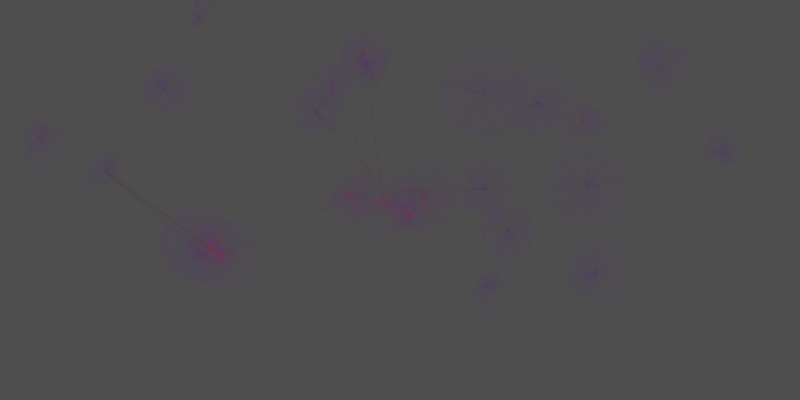
Frame 1 (no input)
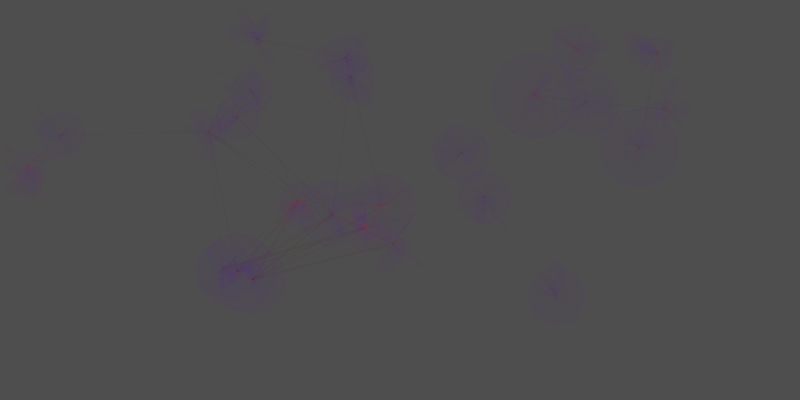
Frame 60 (the mouse pressed at the canvas centre just before this capture)
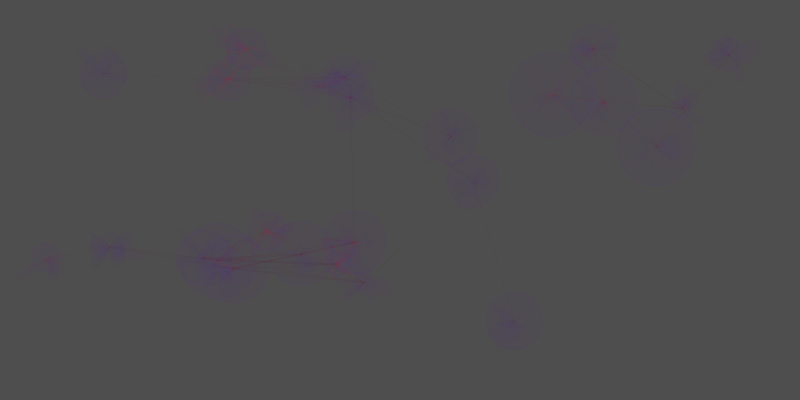
Frame 120 (the mouse held since frame 60 and released just before this capture)

The Processing sketch that drew these frames (run headless with seeded random() and noise(); from frame 60 on, the mouse is pressed at the canvas centre):

// Processing sketch: RiverofSouls
// ── RiverofSouls.pde
//  R.A. Robertson 2011.10 Study derived from "collision test" www.kaubonschen.com
//  credit to Kim Asendorf http://openprocessing.org/visuals/?visualID=3520

Ball[] myBall;
int ballAmount = 25;
int distance = 100;
float distBalls, lineWeight, speed;
boolean toggleLoop = true;
boolean adhere = false;
boolean showCursor;
int clockStart, clockEnd, timeLapse;
float deviance, cpX, cpY;  // For bezier connector lines.

void setup() {
//  frame.setTitle("River of Souls");
//  frame.setResizable(true);
  size(800, 400);
//  float vertical = 640, aspect = 16.0 / 9.0;
//  size(int(vertical * aspect), int(vertical));
//  size(screen.width, screen.height);
  frameRate(16);
  background(0);
  smooth();

  //class setup
  myBall = new Ball[ballAmount];
  for (int i = 0; i < ballAmount; i++) {
    myBall[i] = new Ball();
    myBall[i].setup();
  }
}

void draw() {
  noStroke();
  fill(78, 255);
  rect(0, 0, width, height);
  if (!showCursor) { noCursor(); }
  else { cursor(); showCursor = false; }

  for (int i = 0; i < ballAmount; i++) {
    stroke(100, 10, 200, 10);
    strokeWeight(2);
    fill(100, 10, 200, 5);
    myBall[i].drawBall();
    myBall[i].step();
    myBall[i].separate();  // Physics collision and separation.
//    deviance = random(-30, 30);  // for bezier connectors.

    for (int j = 0; j < ballAmount; j++) {
      if (i != j) {
        distBalls = dist(myBall[i].x, myBall[i].y, myBall[j].x, myBall[j].y);

        // Draw connector lines.
        if (distBalls <= distance + 50) {
          lineWeight = 50/distBalls;
          stroke(lineWeight*200, lineWeight, lineWeight, 6);
          line(myBall[i].x, myBall[i].y, myBall[j].x, myBall[j].y);  // Simple lines.

//          cpX = (lerp(myBall[i].x, myBall[j].x, random(.5, 1)));  // Bezier block...
//          cpY = (lerp(myBall[i].y, myBall[j].y, random(.5, 1)));  // (cool, but costly).
//          bezier(myBall[i].x, myBall[i].y,
//                 cpX + deviance, cpY + deviance,
//                 cpX + deviance, cpY + deviance,
//                 myBall[j].x, myBall[j].y);

//          stroke(lineWeight*200, lineWeight, lineWeight, 6);
        }

        //  Adhesion.
        if (distBalls <= myBall[i].d/2 + myBall[j].d/2) {

          // Adhesion & timer setup.
          adhere = true;  // (Connect this w/separate() conditional.)
          if (clockStart == 0) {
            clockStart = millis();
          }

          //  Adhesion: average directions.
          myBall[j].incX = (myBall[j].incX + myBall[i].incX) / 2;
          myBall[j].incY= (myBall[j].incY + myBall[i].incY) / 2;
          myBall[i].incX = (myBall[j].incX + myBall[i].incX) / 2;
          myBall[i].incY= (myBall[j].incY + myBall[i].incY) / 2;

          // Adhesion: duration timer and disengagement directives.
          timeLapse = millis() - clockStart;
          clockEnd = int(random(50, 20000));
          if (timeLapse >= clockEnd) {
            clockStart = 0;
            adhere = false;
            myBall[i].setInc();
            myBall[j].setInc();
          }
        }
        strokeWeight(lineWeight);
      }
    }

    //  Inner glow.
    for (int k = 0; k < 14; k++) {
      bezier(myBall[i].x, myBall[i].y,
      myBall[i].x + random(-50, 50), myBall[i].y + random(-50, 50),
      myBall[i].x + random(-50, 50), myBall[i].y + random(-50, 50),
      myBall[i].x, myBall[i].y);
    }
  }
//  println(frameRate);
}


/* ========= Class ========== */

class Ball {
  float x, y, incX, incY;
  float speed = 2;
  int d = int(random(10, 100));
  void setup() {
    x = random(d, width - 2 * d);
    y = random(d, height - 2 * d);
    setInc();
  }

  // Speed
  void setInc() {
    incX = random(-speed, speed);
    incY = random(-speed, speed);
  }

  // Object
  void drawBall() {
    ellipse(x, y, d, d);
  }

  // Boundaries, with some allowance for resizable frame.
  void step() {
    if (x >= width - d/2) {
      x = width - d/2;
      incX = -incX;
    }
    if (x <= 0 + d/2) {
      incX = -incX;
    }
    if (y >= height - d/2) {
      y = height - d/2;
      incY = -incY;
    }
    if (y <= 0 + d/2) {
      incY = -incY;
    }
    x += incX;
    y += incY;
    incX = constrain(incX, -speed, speed);  // This is needed in case Balls initialize inside
    incY = constrain(incY, -speed, speed);  // minDist (below). Otherwise they exceed speed.
  }

  // Collision physics a la "Bouncy Bubbles"
  // http://processing.org/learning/topics/bouncybubbles.html
  float dx, dy, distance, minDist, angle, targetX, targetY, ax, ay;
  int ballRadius = d/2;
  void separate() {
    for (int i = 0; i < ballAmount; i++) {
      dx = myBall[i].x - x;
      dy = myBall[i].y - y;
      distance = sqrt(dx*dx + dy*dy);
      minDist = myBall[i].ballRadius + ballRadius;
      if (distance < minDist && adhere == false) {
        angle = atan2(dy, dx);
        targetX = x + cos(angle) * minDist;
        targetY = y + sin(angle) * minDist;
        ax = (targetX - myBall[i].x);
        ay = (targetY - myBall[i].y);
        incX -= ax;
        incY -= ay;
        myBall[i].incX += ax;
        myBall[i].incY += ay;
      }
    }
  }
}

/* =========== UI ============= */

void mousePressed() {
  if (mouseButton == LEFT) {
    if (toggleLoop) {
      noLoop();
      cursor();
      toggleLoop = false;
    }
    else {
      loop();
      toggleLoop = true;
    }
  }
  if (mouseButton == RIGHT) {
    setup();
  }
}

void mouseMoved() {
  showCursor = true;
}
